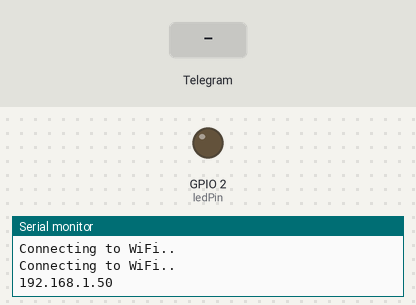
The sketch below on a simulated ESP8266 (NodeMCU). Parts: output pins drawn as LEDs (lit = HIGH), the last lines printed to the serial monitor. The inputs (shaded band) are chosen by the test bench. WiFi joins after 1.5 s; servers stay silent unless stated; the local clock reads 2024-03-15 10:24:30 at power-on unless the sketch sets it.

Above: at 3.2 s.
3.3 s: Telegram message "/led_on" received
At 4.6 s:
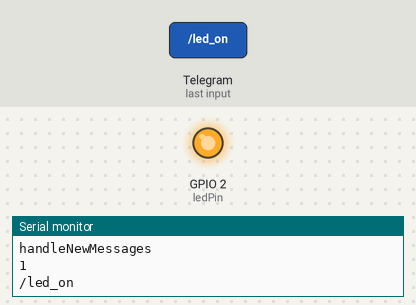
7.0 s: Telegram message "/led_off" received
At 9.4 s:
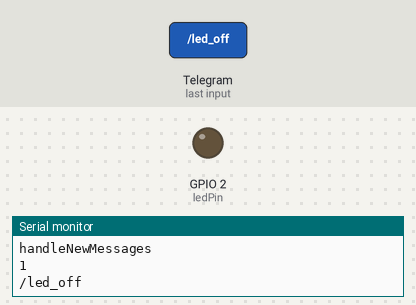
Timing chart, 0 to 10.9 s (numbered marks = the images above; inputs shaded):
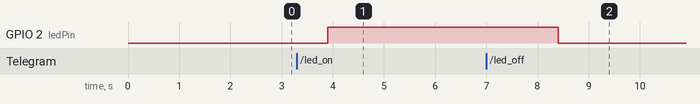

Measured:
- after the input at 3.3 s, GPIO 2 (ledPin): LOW → HIGH after 0.60 s
- after the input at 7.0 s, GPIO 2 (ledPin): HIGH → LOW after 1.4 s

The sketch:

telegrambot.ino
```cpp
#ifdef ESP32
#include <WiFi.h>
#else
#include <ESP8266WiFi.h>
#endif
#include <WiFiClientSecure.h>
#include <UniversalTelegramBot.h>   // Universal Telegram Bot Library written by Brian Lough: https://github.com/witnessmenow/Universal-Arduino-Telegram-Bot
#include <ArduinoJson.h>

// Replace with your network credentials
const char* ssid = "MKYBdilza";
const char* password = "kunaldilza01";

// Initialize Telegram BOT
#define BOTtoken "5623986366:AAGci9toj1rxt4rskGTteegKZ44keEaDjBQ"  // your Bot Token (Get from Botfather)

// Use @myidbot to find out the chat ID of an individual or a group
// Also note that you need to click "start" on a bot before it can
// message you
#define CHAT_ID "672050247"
#define dht_apin 5
        #include <dht.h>
        dht DHT;
#ifdef ESP8266
  X509List cert(TELEGRAM_CERTIFICATE_ROOT);
#endif

WiFiClientSecure client;
UniversalTelegramBot bot(BOTtoken, client);

// Checks for new messages every 1 second.
int botRequestDelay = 1000;
unsigned long lastTimeBotRan;

const int ledPin = 2;
bool ledState = LOW;

// Handle what happens when you receive new messages
void handleNewMessages(int numNewMessages) {
  Serial.println("handleNewMessages");
  Serial.println(String(numNewMessages));

  for (int i=0; i<numNewMessages; i++) {
    // Chat id of the requester
    String chat_id = String(bot.messages[i].chat_id);
    if (chat_id != CHAT_ID){
      bot.sendMessage(chat_id, "Unauthorized user", "");
      continue;
    }

    // Print the received message
    String text = bot.messages[i].text;
    Serial.println(text);

    String from_name = bot.messages[i].from_name;

    if (text == "/start") {
      String welcome = "Welcome, " + from_name + ".\n";
      welcome += "Use the following commands to control your outputs.\n\n";
      welcome += "/led_on to turn GPIO ON \n";
      welcome += "/led_off to turn GPIO OFF \n";
      welcome += "/Temp \n";
      welcome += "/state to request current GPIO state \n";
      bot.sendMessage(chat_id, welcome, "");
    }

    if (text == "/led_on") {
      bot.sendMessage(chat_id, "LED state set to ON", "");
      ledState = HIGH;
      digitalWrite(ledPin, ledState);
    }

    if (text == "/led_off") {
      bot.sendMessage(chat_id, "LED state set to OFF", "");
      ledState = LOW;
      digitalWrite(ledPin, ledState);
    }

    if (text == "/Temp") {
    String values = getReadings();
    bot.sendMessage(chat_id, values, "");
;
    }

    if (text == "/state") {
      if (digitalRead(ledPin)){
        bot.sendMessage(chat_id, "LED is ON", "");
      }
      else{
        bot.sendMessage(chat_id, "LED is OFF", "");
      }
    }
  }
}

String getReadings()
      {
       DHT.read11(dht_apin);
      float temperature, humidity;
      temperature = DHT.temperature;
      humidity = DHT.humidity;
      String message = "Temperature: " + String(temperature) + " ºC \n";
      message += "Humidity: " + String (humidity) + " % \n";
      return message;
          }

void setup() {
  Serial.begin(115200);

 pinMode(dht_apin,INPUT);
  #ifdef ESP8266
    configTime(0, 0, "pool.ntp.org");      // get UTC time via NTP
    client.setTrustAnchors(&cert); // Add root certificate for api.telegram.org
  #endif

  pinMode(ledPin, OUTPUT);
  digitalWrite(ledPin, ledState);

  // Connect to Wi-Fi
  WiFi.mode(WIFI_STA);
  WiFi.begin(ssid, password);
  #ifdef ESP32
    client.setCACert(TELEGRAM_CERTIFICATE_ROOT); // Add root certificate for api.telegram.org
  #endif
  while (WiFi.status() != WL_CONNECTED) {
    delay(1000);
    Serial.println("Connecting to WiFi..");
  }
  // Print ESP32 Local IP Address
  Serial.println(WiFi.localIP());
}
void loop() {
  if (millis() > lastTimeBotRan + botRequestDelay)  {
    int numNewMessages = bot.getUpdates(bot.last_message_received + 1);

    while(numNewMessages) {
      Serial.println("got response");
      handleNewMessages(numNewMessages);
      numNewMessages = bot.getUpdates(bot.last_message_received + 1);
    }
    lastTimeBotRan = millis();
  }
}
```
